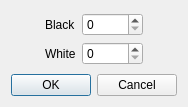
<?xml version="1.0" encoding="UTF-8"?>
<ui version="4.0">
 <class>DialogGamma</class>
 <widget class="QDialog" name="DialogGamma">
  <property name="geometry">
   <rect>
    <x>0</x>
    <y>0</y>
    <width>174</width>
    <height>107</height>
   </rect>
  </property>
  <property name="windowTitle">
   <string>Greyscale Gamma</string>
  </property>
  <layout class="QVBoxLayout" name="verticalLayout">
   <item>
    <layout class="QGridLayout" name="gridLayout">
     <item row="2" column="2">
      <widget class="QSpinBox" name="spinBoxWhite">
       <property name="maximum">
        <number>65535</number>
       </property>
      </widget>
     </item>
     <item row="1" column="0">
      <spacer name="horizontalSpacer">
       <property name="orientation">
        <enum>Qt::Horizontal</enum>
       </property>
       <property name="sizeHint" stdset="0">
        <size>
         <width>40</width>
         <height>20</height>
        </size>
       </property>
      </spacer>
     </item>
     <item row="1" column="2">
      <widget class="QSpinBox" name="spinBoxBlack">
       <property name="maximum">
        <number>65535</number>
       </property>
      </widget>
     </item>
     <item row="0" column="1">
      <spacer name="verticalSpacer">
       <property name="orientation">
        <enum>Qt::Vertical</enum>
       </property>
       <property name="sizeHint" stdset="0">
        <size>
         <width>20</width>
         <height>40</height>
        </size>
       </property>
      </spacer>
     </item>
     <item row="2" column="1">
      <widget class="QLabel" name="labelWhite">
       <property name="text">
        <string>White</string>
       </property>
      </widget>
     </item>
     <item row="1" column="1">
      <widget class="QLabel" name="labelBlack">
       <property name="text">
        <string>Black</string>
       </property>
      </widget>
     </item>
     <item row="1" column="3">
      <spacer name="horizontalSpacer_2">
       <property name="orientation">
        <enum>Qt::Horizontal</enum>
       </property>
       <property name="sizeHint" stdset="0">
        <size>
         <width>40</width>
         <height>20</height>
        </size>
       </property>
      </spacer>
     </item>
     <item row="3" column="1">
      <spacer name="verticalSpacer_2">
       <property name="orientation">
        <enum>Qt::Vertical</enum>
       </property>
       <property name="sizeHint" stdset="0">
        <size>
         <width>20</width>
         <height>40</height>
        </size>
       </property>
      </spacer>
     </item>
    </layout>
   </item>
   <item>
    <widget class="QDialogButtonBox" name="buttonBox">
     <property name="standardButtons">
      <set>QDialogButtonBox::Cancel|QDialogButtonBox::Ok</set>
     </property>
    </widget>
   </item>
  </layout>
 </widget>
 <layoutdefault spacing="6" margin="11"/>
 <resources/>
 <connections>
  <connection>
   <sender>buttonBox</sender>
   <signal>accepted()</signal>
   <receiver>DialogGamma</receiver>
   <slot>accept()</slot>
   <hints>
    <hint type="sourcelabel">
     <x>202</x>
     <y>366</y>
    </hint>
    <hint type="destinationlabel">
     <x>174</x>
     <y>294</y>
    </hint>
   </hints>
  </connection>
  <connection>
   <sender>buttonBox</sender>
   <signal>rejected()</signal>
   <receiver>DialogGamma</receiver>
   <slot>reject()</slot>
   <hints>
    <hint type="sourcelabel">
     <x>250</x>
     <y>353</y>
    </hint>
    <hint type="destinationlabel">
     <x>244</x>
     <y>298</y>
    </hint>
   </hints>
  </connection>
 </connections>
</ui>
